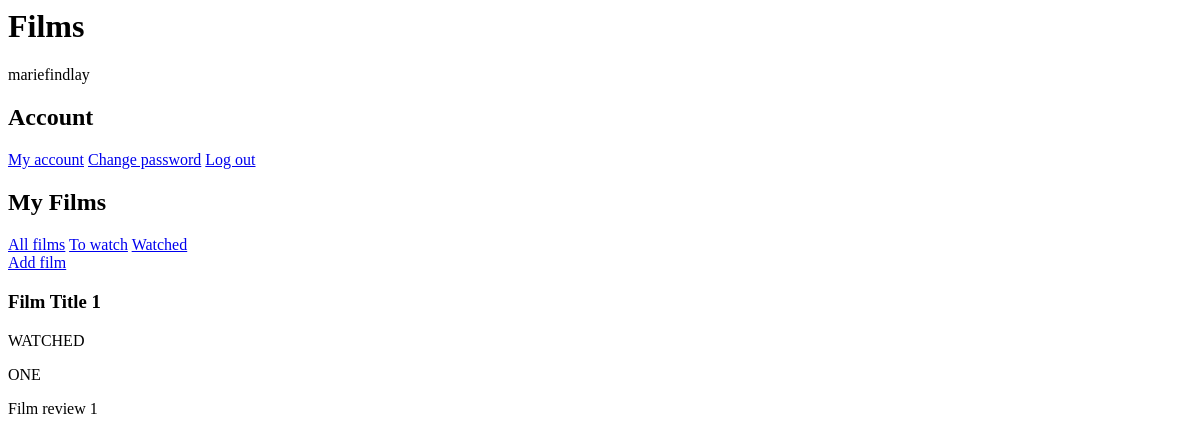
The app's page / (signed in), older data.
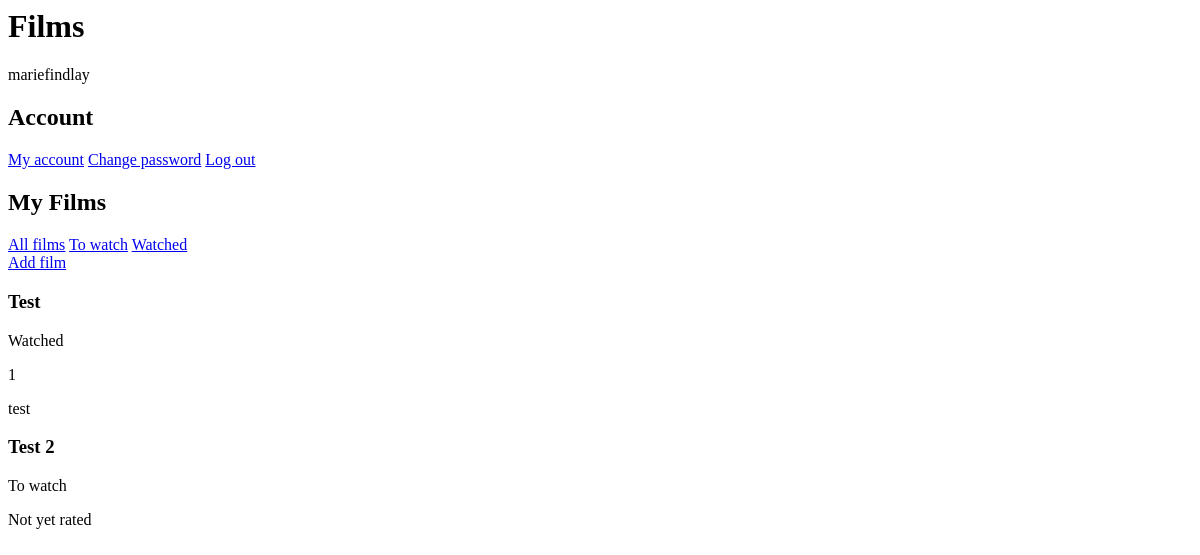
The same page, newer data.
### posts/models.py (models this page shows, shortened)
class Post(models.Model):
    author = models.ForeignKey(get_user_model(), on_delete=models.CASCADE)
    title = models.CharField(max_length=200)
    TO_WATCH = "To watch"
    WATCHED = "Watched"
    WATCH_STATUS_OPTIONS = (
        (TO_WATCH, "To watch"),
        (WATCHED, "Watched")
    )
    status = models.CharField(max_length=15, choices=WATCH_STATUS_OPTIONS, default="To watch")
    NA = "Not yet rated"
    ONE = "1"
    TWO = "2"
    THREE = "3"
    FOUR = "4"
    FIVE = "5"
    RATING_OPTIONS = (
        (NA, "Not yet rated"),
        (ONE, "1"),
        (TWO, "2"),
        (THREE, "3"),
        (FOUR, "4"),
        (FIVE, "5"),
    )
    rating = models.CharField(max_length=15, choices=RATING_OPTIONS, default="NA")
    text = models.TextField(blank=True, null=True)
    created_date = models.DateTimeField(default=timezone.now)

### posts/views.py (the view)
# urls.py: 2. Add a URL to urlpatterns:  path('', views.home, name='home')
def home(request):
    if request.user.is_authenticated:
        user = get_user(request)
        posts = Post.objects.filter(author=user)
        return render(request, 'home.html', {'posts': posts})
    else:
        return render(request, 'home.html', {})

### posts/templates/home.html (shortened to what this page needs)
<html>
  <body>
    <div>
      {% if user.is_authenticated %}
      <h1>Films</h1>
      <p>{{ user.username }}</p>
      <h2>Account</h2>
      <a href="#">My account</a> <a href="#">Change password</a>
      <a href="{% url 'logout' %}">Log out</a>
      <h2>My Films</h2>
      <div>
        <a href="{% url 'home' %}">All films</a>
        <a href="{% url 'home' %}">To watch</a>
        <a href="{% url 'home' %}">Watched</a>
      </div>
      <a href="{% url 'post_new' %}">Add film</a>
      <div>
        {% for post in posts %}
        <h3>{{ post.title }}</h3>
        <p>{{ post.status }}</p>
        <p>{{ post.rating }}</p>
        <p>{{ post.text }}</p>
        {% endfor %}
      </div>
      {% else %}
      <form>
        <h1>Films</h1>
        <a href="{% url 'login' %}">Log in</a>
        <a href="{% url 'signup' %}">Sign up</a>
      </form>
      {% endif %}
    </div>
  </body>
</html>

Row changes from the older to the newer data that the page shows:
removed Post: title "Film Title 1", status "WATCHED", rating "ONE", text "Film review 1"
added Post: title "Test", status "Watched", rating "1", text "test"
added Post: title "Test 2", status "To watch", rating "Not yet rated"
